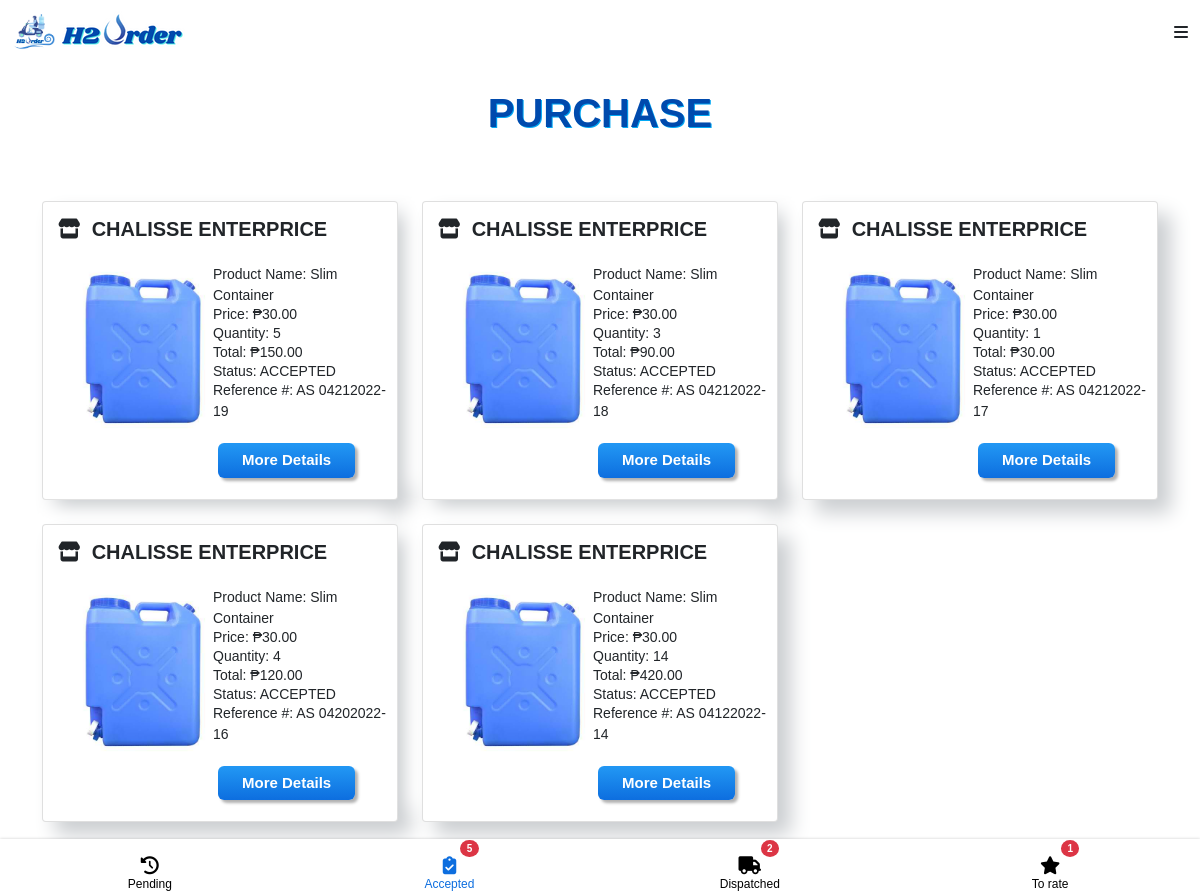
The page /customer/shipping_orders.php (signed in) on the database its author committed.
### tables this page shows
CREATE TABLE `orderlist` (
  `order_id` int(11) NOT NULL,
  `product_id` int(11) NOT NULL,
  `customer_id` int(11) NOT NULL,
  `merchant_id` int(11) NOT NULL,
  `deliveryman_id` int(11) DEFAULT NULL,
  `status` text NOT NULL,
  `quantity` text NOT NULL,
  `total` int(11) NOT NULL,
  `type` text,
  `photo` text,
  `receipt` varchar(255) NOT NULL,
  `receipt_status` varchar(255) NOT NULL,
  `date` timestamp NOT NULL DEFAULT CURRENT_TIMESTAMP
);

CREATE TABLE `merchant` (
  `merchant_id` int(11) NOT NULL,
  `username` varchar(255) NOT NULL,
  `password` varchar(255) NOT NULL,
  `business_name` varchar(255) NOT NULL,
  `owner` varchar(255) NOT NULL,
  `address` varchar(255) NOT NULL,
  `barangay` varchar(255) NOT NULL,
  `email` varchar(255) NOT NULL,
  `contact_number` varchar(255) NOT NULL,
  `image` varchar(255) NOT NULL,
  `latitude` varchar(255) NOT NULL,
  `longitude` varchar(255) NOT NULL,
  `opening` time NOT NULL,
  `closing` time NOT NULL,
  `status` varchar(255) NOT NULL
);

CREATE TABLE `product` (
  `product_id` int(11) NOT NULL,
  `merchant_id` int(11) NOT NULL,
  `product_name` varchar(255) NOT NULL,
  `product_type` varchar(255) NOT NULL,
  `volume` varchar(255) NOT NULL,
  `price` int(11) NOT NULL,
  `image` varchar(255) NOT NULL,
  `description` varchar(255) NOT NULL
);

### customer/shipping_orders.php (the view, shortened to what this page needs)
<?php
require '../connection.php';
?>
<!DOCTYPE html>
<html>
    <head>
        <link href="https://cdn.jsdelivr.net/npm/bootstrap@5.0.2/dist/css/bootstrap.min.css" rel="stylesheet">
    </head>
    <body  >
      <?php include 'navbar.php' ?>
      <center>
      <p class="text-center h1 fw-bold mb-3 mx-1 mx-md-4 mt-4"
      style="color:#004aad;text-shadow: 1px 1px #03a9f4;">PURCHASE
      </p>
       </center>
<section >
  <div class="container py-5">
  <?php
        $q_p = $conn->query("SELECT COUNT(*) as total FROM `orderlist` WHERE orderlist.status = 'pending' && orderlist.customer_id = '".$_SESSION['customer_id']."' ") or die(mysqli_error());
        $f_p = $q_p->fetch_array();
        $q_s = $conn->query("SELECT COUNT(*) as total FROM `orderlist` WHERE orderlist.status = 'accepted' && orderlist.customer_id = '".$_SESSION['customer_id']."'") or die(mysqli_error());
        $f_s = $q_s->fetch_array();
        $q_d = $conn->query("SELECT COUNT(*) as total FROM `orderlist` WHERE orderlist.status = 'dispatched' && orderlist.customer_id = '".$_SESSION['customer_id']."'") or die(mysqli_error());
        $f_d = $q_d->fetch_array();
        $q_r = $conn->query("SELECT COUNT(*) as total FROM `orderlist` WHERE orderlist.status = 'delivered' && orderlist.customer_id = '".$_SESSION['customer_id']."'") or die(mysqli_error());
        $f_r = $q_r->fetch_array();
      ?>
    <div class="row">
 <?php
      $queryy = $conn->query("SELECT product.product_id,product.image,product.product_name,product.product_type,
      product.price, product.merchant_id, orderlist.order_id, orderlist.quantity, orderlist.total ,orderlist.status, orderlist.type,
      orderlist.date, customer.firstname, customer.lastname, customer.customer_id,  merchant.business_name,merchant.merchant_id
      FROM orderlist
      RIGHT JOIN product ON orderlist.product_id = product.product_id
      RIGHT JOIN customer ON orderlist.customer_id = customer.customer_id
      RIGHT JOIN merchant ON orderlist.merchant_id = merchant.merchant_id
      WHERE orderlist.status =  'accepted' && orderlist.customer_id = '".$_SESSION['customer_id']."'
      ORDER BY orderlist.date DESC
  ") or die(mysqli_error());
      while($fetch = $queryy->fetch_array()){
?>
      <div class="col-md-12 col-lg-4 mb-4 mb-lg-0">
        <div class="card">
            <h5 style="font-weight: 550;margin-top: 15px; margin-left: 15px" >
            <i class="fas fa-store" style=""></i>
              &nbsp<?php echo $fetch['business_name']?>
            </h5>
          <img src = "../photo/<?php echo $fetch['image']?>" style="width: 200px;height: 200px; margin-bottom: 5px;" />
             <div>
                <table>
                  <tr>
                  <td valign="top" style="padding-left:20px;">
                    <div style=" margin-top:-200px; margin-left: 150px;">
                      <p style="font-size:14px;margin-top:10px;">Product Name: <?php echo $fetch['product_name']?><p>
                      <p style="font-size:14px;margin-top:-18px;">Price:  &#8369;<?php echo $fetch['price']?>.00<p>
                      <p style="font-size:14px;margin-top:-18px;">Quantity: <?php echo $fetch['quantity']?><p>
                     <p style="font-size:14px;margin-top:-18px;">Total: &#8369;<?php echo $fetch['quantity']* $fetch['price']?>.00<p>
                      <p style="font-size:14px;margin-top:-18px;">Status:  <?php echo  strtoupper($fetch['status'])?><p>
                      <p style="font-size:14px;margin-top:-18px;">Reference #: AS <?php echo date("mdY-", strtotime($fetch['date']))?><?php echo $fetch['order_id']?> <p>
                     <a onclick="window.location='shipping_order_details.php?order_id=<?php echo $fetch['order_id']?>'" class="myButton" style="color:white;margin:5px;">More Details</a>
                    </div>
                 </td>
                </tr>
              </table>
          </div>
        </div><br>
      </div>
<?php
    }
  ?>
        </div>
      </div>
  <nav class="nav">
<?php if ($f_p['total']!=0) {
         echo '<a href="purchase.php" class="nav__link " >
               <span class="badge bg-danger" style="margin-left: 40px;">'.$f_p['total'].'</span>
              <i class="fa fa-history" style="font-size: 18px"></i>
          <span class="nav__text">Pending</span>
        </a>';
      }else{
          echo '<a href="purchase.php" class="nav__link " >
                   <span class="badge" style="margin-left: 40px; color:white;background-color:white">0</span>
              <i class="fa fa-history" style="font-size: 18px"></i>
          <span class="nav__text">Pending</span> </a>';
      }
 ?>
 <?php if ($f_s['total']!=0) {
         echo ' <a href="shipping_orders.php" class="nav__link nav__link--active">
                  <span class="badge bg-danger" style="margin-left: 40px;">'.$f_s['total'].'</span>
                  <i class="fas fa-clipboard-check" style="font-size: 18px"></i>
                  <span class="nav__text">Accepted</span>
                </a>';
      }else{
          echo '<a href="shipping_orders.php" class="nav__link nav__link--active">
                 <span class="badge" style="margin-left: 40px; color:white;background-color:white">0</span>
                  <i class="fas fa-clipboard-check" style="font-size: 18px"></i>
                  <span class="nav__text">Accepted</span>
                </a>';
      }
 ?>
 <?php if ($f_d['total']!=0) {
         echo ' <a href="dispatched_order.php" class="nav__link">
               <span class="badge bg-danger" style="margin-left: 40px;">'.$f_d['total'].'</span>
                <i class="fas fa-truck" style="font-size: 18px"></i>
                <span class="nav__text">Dispatched</span>
              </a>';
      }else{
          echo '<a href="dispatched_order.php" class="nav__link">
                 <span class="badge " style="margin-left: 40px;color:white;background-color:white">0</span>
                <i class="fas fa-truck" style="font-size: 18px"></i>
                <span class="nav__text">Dispatched</span>
              </a>';
      }
 ?>
 <?php if ($f_r['total']!=0) {
         echo ' <a href="received_orders.php" class="nav__link">
                <span class="badge bg-danger" style="margin-left: 40px;">'.$f_r['total'].'</span>
                <i class="fas fa-star" style="font-size: 18px"></i>
                <span class="nav__text">To rate</span>
              </a>';
      }else{
          echo ' <a href="received_orders.php" class="nav__link">
                 <span class="badge" style="margin-left: 40px; color:white;background-color:white">0</span>
                <i class="fas fa-star" style="font-size: 18px"></i>
                <span class="nav__text">To rate</span>
              </a>';
      }
 ?>
</nav>
</section>
    </body>
</html>

### customer/navbar.php (style rules this page uses)
:root { --transition: all 0.7s ease; --yellow: #f9d342; --dark: #292826; }
* { box-sizing: border-box; padding: 0; margin: 0; font-family: "Poppins", sans-serif; }
html { scroll-behavior: smooth; }

### customer/shipping_orders.php (style rules this page uses)
.card { box-shadow: 13px 13px 20px #cbced1, -13px -13px 20px #fff; }
.myButton { box-shadow:inset 0px 1px 0px 0px #fff6af; background:linear-gradient(to bottom, #2196F3 5%, #0d6edf 100%); border-radius:6px; display:inline-block; cursor:pointer; color:#fff; font-family:Arial; font-size:15px; font-weight:bold; padding:6px 24px; text-decoration:none; border-color: #0d6edf; box-shadow: 3px 3px 3px #b1b1b1, -3px -3px 3px #fff; }
.nav { position: fixed; bottom: 0; width: 100%; height: 55px; box-shadow: 0 0 3px rgba(0, 0, 0, 0.2); background-color: #fff; display: flex; overflow-x: auto; }
.nav__link { display: flex; flex-direction: column; align-items: center; justify-content: center; flex-grow: 1; min-width: 50px; overflow: hidden; white-space: nowrap; font-family: sans-serif; font-size: 12px; color: black; text-decoration: none; -webkit-tap-highlight-color: transparent; transition: background-color 0.1s ease-in-out; }
.nav__link--active { color: #0d6edf; }
.badge { font-size: 10px; border-radius: 50%; background: red; color: white; }

### rows shown on the page
orderlist: merchant.business_name "CHALISSE ENTERPRICE", product.image (picture), product.product_name "Slim Container", product.price "30", quantity "5", $fetch['quantity']*$fetch['price'] "150", status "ACCEPTED", date "04212022-", order_id "19"
orderlist: merchant.business_name "CHALISSE ENTERPRICE", product.image (picture), product.product_name "Slim Container", product.price "30", quantity "3", $fetch['quantity']*$fetch['price'] "90", status "ACCEPTED", date "04212022-", order_id "18"
orderlist: merchant.business_name "CHALISSE ENTERPRICE", product.image (picture), product.product_name "Slim Container", product.price "30", quantity "1", $fetch['quantity']*$fetch['price'] "30", status "ACCEPTED", date "04212022-", order_id "17"
orderlist: merchant.business_name "CHALISSE ENTERPRICE", product.image (picture), product.product_name "Slim Container", product.price "30", quantity "4", $fetch['quantity']*$fetch['price'] "120", status "ACCEPTED", date "04202022-", order_id "16"
orderlist: merchant.business_name "CHALISSE ENTERPRICE", product.image (picture), product.product_name "Slim Container", product.price "30", quantity "14", $fetch['quantity']*$fetch['price'] "420", status "ACCEPTED", date "04122022-", order_id "14"

### other values the page prints
$f_s['total'] "5"
$f_d['total'] "2"
$f_r['total'] "1"
